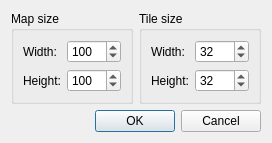
<?xml version="1.0" encoding="UTF-8"?>
<ui version="4.0">
 <class>NewMapDialog</class>
 <widget class="QDialog" name="NewMapDialog">
  <property name="geometry">
   <rect>
    <x>0</x>
    <y>0</y>
    <width>300</width>
    <height>164</height>
   </rect>
  </property>
  <property name="windowTitle">
   <string>New Map</string>
  </property>
  <layout class="QGridLayout" name="gridLayout_3">
   <property name="sizeConstraint">
    <enum>QLayout::SetFixedSize</enum>
   </property>
   <item row="0" column="0">
    <widget class="QGroupBox" name="groupBox">
     <property name="title">
      <string>Map size</string>
     </property>
     <layout class="QGridLayout" name="gridLayout_2">
      <item row="0" column="0">
       <widget class="QLabel" name="label">
        <property name="text">
         <string>Width:</string>
        </property>
       </widget>
      </item>
      <item row="0" column="1">
       <widget class="QSpinBox" name="mapWidth">
        <property name="minimum">
         <number>1</number>
        </property>
        <property name="maximum">
         <number>9999</number>
        </property>
        <property name="value">
         <number>100</number>
        </property>
       </widget>
      </item>
      <item row="1" column="0">
       <widget class="QLabel" name="label_2">
        <property name="text">
         <string>Height:</string>
        </property>
       </widget>
      </item>
      <item row="1" column="1">
       <widget class="QSpinBox" name="mapHeight">
        <property name="minimum">
         <number>1</number>
        </property>
        <property name="maximum">
         <number>9999</number>
        </property>
        <property name="value">
         <number>100</number>
        </property>
       </widget>
      </item>
     </layout>
    </widget>
   </item>
   <item row="0" column="1">
    <widget class="QGroupBox" name="groupBox_2">
     <property name="title">
      <string>Tile size</string>
     </property>
     <layout class="QGridLayout" name="gridLayout">
      <item row="0" column="0">
       <widget class="QLabel" name="label_3">
        <property name="text">
         <string>Width:</string>
        </property>
       </widget>
      </item>
      <item row="0" column="1">
       <widget class="QSpinBox" name="tileWidth">
        <property name="minimum">
         <number>1</number>
        </property>
        <property name="maximum">
         <number>9999</number>
        </property>
        <property name="value">
         <number>32</number>
        </property>
       </widget>
      </item>
      <item row="1" column="0">
       <widget class="QLabel" name="label_4">
        <property name="text">
         <string>Height:</string>
        </property>
       </widget>
      </item>
      <item row="1" column="1">
       <widget class="QSpinBox" name="tileHeight">
        <property name="minimum">
         <number>1</number>
        </property>
        <property name="maximum">
         <number>9999</number>
        </property>
        <property name="value">
         <number>32</number>
        </property>
       </widget>
      </item>
     </layout>
    </widget>
   </item>
   <item row="2" column="0" colspan="2">
    <widget class="QDialogButtonBox" name="buttonBox">
     <property name="orientation">
      <enum>Qt::Horizontal</enum>
     </property>
     <property name="standardButtons">
      <set>QDialogButtonBox::Cancel|QDialogButtonBox::Ok</set>
     </property>
    </widget>
   </item>
   <item row="1" column="0">
    <spacer name="verticalSpacer">
     <property name="orientation">
      <enum>Qt::Vertical</enum>
     </property>
     <property name="sizeHint" stdset="0">
      <size>
       <width>20</width>
       <height>0</height>
      </size>
     </property>
    </spacer>
   </item>
  </layout>
 </widget>
 <resources/>
 <connections>
  <connection>
   <sender>buttonBox</sender>
   <signal>accepted()</signal>
   <receiver>NewMapDialog</receiver>
   <slot>accept()</slot>
   <hints>
    <hint type="sourcelabel">
     <x>248</x>
     <y>254</y>
    </hint>
    <hint type="destinationlabel">
     <x>157</x>
     <y>274</y>
    </hint>
   </hints>
  </connection>
  <connection>
   <sender>buttonBox</sender>
   <signal>rejected()</signal>
   <receiver>NewMapDialog</receiver>
   <slot>reject()</slot>
   <hints>
    <hint type="sourcelabel">
     <x>316</x>
     <y>260</y>
    </hint>
    <hint type="destinationlabel">
     <x>286</x>
     <y>274</y>
    </hint>
   </hints>
  </connection>
 </connections>
</ui>
